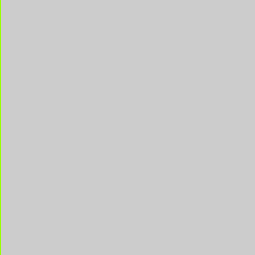
Frame 1 (no input)
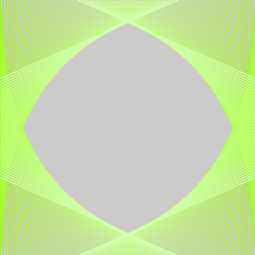
Frame 60 (the mouse pressed at the canvas centre just before this capture)
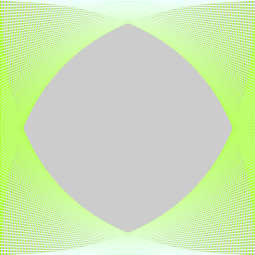
Frame 120 (the mouse held since frame 60 and released just before this capture)

The Processing sketch that drew these frames (run headless with seeded random() and noise(); from frame 60 on, the mouse is pressed at the canvas centre):

// Processing sketch: processing_79836
// ── processing_79836.pde

void setup(){
  size(255,255);
  frameRate(10);
}
int x=0,y=0,r=153,b=0;
void draw(){
  stroke (r,255,b);
  line (0,y,x,255);
  r=r+1;
  b=b+3;
  x=x+3;
  y=y+3;
  draw1();
}
int y1=0,x1=255;
void draw1(){
  line (255,y1,x1,255);
  x1=x1-3;
  y1=y1+3;
  draw2();
}
int y2=255,x2=0;
void draw2(){
  line (0,y2,x2,0);
  x2=x2+3;
  y2=y2-3;
  draw3();
}
int y3=255,x3=255;
void draw3(){
  line (255,y3,x3,0);
  x3=x3-3;
  y3=y3-3;
}
